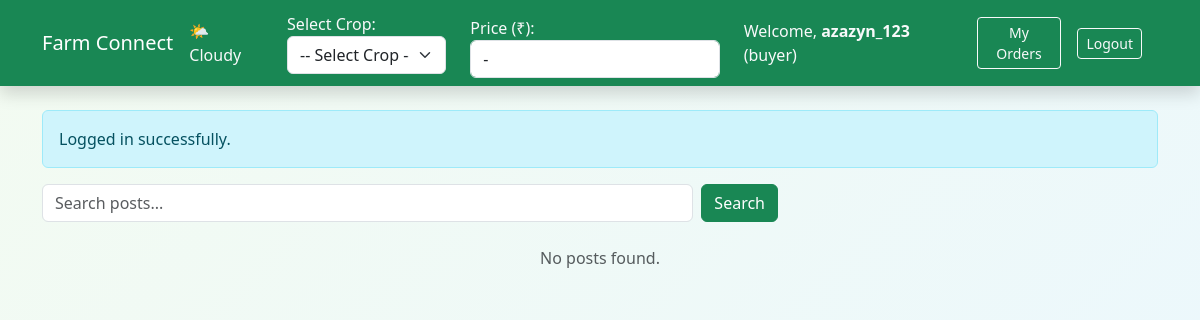
The page /index.php (signed in) on the database its author committed.
### tables this page shows
CREATE TABLE `weather_market` (
  `id` int(11) NOT NULL,
  `weather` varchar(100) DEFAULT NULL,
  `updated_at` timestamp NOT NULL DEFAULT current_timestamp() ON UPDATE current_timestamp(),
  `crop_prices` longtext NOT NULL
);

CREATE TABLE `users` (
  `id` int(11) NOT NULL,
  `username` varchar(50) DEFAULT NULL,
  `email` varchar(100) DEFAULT NULL,
  `password` varchar(255) DEFAULT NULL,
  `role` enum('buyer','farmer') DEFAULT NULL,
  `phone` varchar(20) DEFAULT NULL,
  `city` varchar(100) DEFAULT NULL,
  `created_at` timestamp NOT NULL DEFAULT current_timestamp()
);

### index.php (the view, shortened to what this page needs)
<?php
require 'db_connection.php';
function flash($msg = null) {
if (isset($_SESSION['flash'])) { $m = $_SESSION['flash']; unset($_SESSION['flash']); return $m; }
return null;
}
function sanitize($s) { return htmlspecialchars($s ?? '', ENT_QUOTES, 'UTF-8'); }
function current_user() {
global $conn;
if (isset($_SESSION['user_id'])) {
$id = intval($_SESSION['user_id']);
$stmt = $conn->prepare("SELECT id, username, email, role, phone, city, created_at FROM users WHERE id = ?");
$stmt->bind_param("i",$id);
$stmt->execute();
$res = $stmt->get_result();
if ($res && $res->num_rows === 1) return $res->fetch_assoc();
}
return null;
}
function csrf_token() {
return $_SESSION['csrf_token'];
}
function get_weather_market() {
global $conn;
$res = $conn->query("SELECT weather, crop_prices FROM weather_market ORDER BY updated_at DESC LIMIT 1");
return $res->fetch_assoc() ?? ['weather' => 'N/A', 'crop_prices' => '{}'];
}
$user = current_user();
$msg = flash();
$csrf = csrf_token();
$weather_market = get_weather_market();
$search = trim($_GET['search'] ?? '');
if ($search !== '') {
$search_sql = "%$search%";
$stmt = $conn->prepare("
SELECT p.*, u.username AS farmer_name
FROM posts p
JOIN users u ON p.farmer_id = u.id
WHERE p.title LIKE ? OR p.content LIKE ? OR p.crop_name LIKE ?
ORDER BY p.created_at DESC
");
$stmt->bind_param("sss", $search_sql, $search_sql, $search_sql);
$stmt->execute();
$posts = $stmt->get_result();
$stmt->close();
} else {
$posts = $conn->query("SELECT p.*, u.username AS farmer_name FROM posts p JOIN users u ON p.farmer_id = u.id ORDER BY p.created_at DESC");
}
?>
<!DOCTYPE html>
<html lang="en">
<head>
<link href="https://cdn.jsdelivr.net/npm/bootstrap@5.3.0/dist/css/bootstrap.min.css" rel="stylesheet"/>
</head>
<body>
<nav class="navbar navbar-expand-lg navbar-dark bg-success sticky-top shadow">
<div class="container">
<a class="navbar-brand" href="index.php">Farm Connect</a>
<div class="ms-auto d-flex align-items-center gap-3 text-light">
<?php if ($user): ?>
<div class="me-2">🌤️ <?=sanitize($weather_market['weather'])?> </div>
<div class="me-2">
<label for="farmer_crop">Select Crop:</label>
<select id="farmer_crop" class="form-select" onchange="updatePrice()">
<option value="">-- Select Crop --</option>
</select>
</div>
<div class="me-2 mt-2">
<label for="crop_price">Price (₹):</label>
<input type="text" id="crop_price" class="form-control" readonly>
</div>
<div>Welcome, <strong><?=sanitize($user['username'])?></strong> (<?=sanitize($user['role'])?>)</div>
<?php if ($user['role'] === 'buyer'): ?>
<button class="btn btn-outline-light btn-sm" data-bs-toggle="offcanvas" data-bs-target="#ordersPanel" aria-controls="ordersPanel">My Orders</button>
<?php endif; ?>
<a href="index.php?logout=1" class="btn btn-outline-light btn-sm" aria-label="Logout">Logout</a>
<?php else: ?>
<button class="btn btn-outline-light btn-sm" data-bs-toggle="modal" data-bs-target="#loginModal" aria-label="Login">Login</button>
<button class="btn btn-outline-light btn-sm" data-bs-toggle="modal" data-bs-target="#registerModal" aria-label="Register">Register</button>
<?php endif; ?>
</div>
</div>
</nav>
<div class="container my-4 flex-grow-1">
<?php if ($msg): ?>
<div class="alert alert-info fade-in"><?=sanitize($msg)?></div>
<?php endif; ?>
<?php if (!$user): ?>
<div class="text-center my-5">
<h1 class="mb-3">Welcome to Farm Connect</h1>
<p class="lead">Find fresh produce from local farmers — or sell your harvest easily.</p>
<button class="btn btn-success btn-lg mx-2" data-bs-toggle="modal" data-bs-target="#registerModal">Register</button>
<button class="btn btn-outline-success btn-lg mx-2" data-bs-toggle="modal" data-bs-target="#loginModal">Login</button>
</div>
<?php else: ?>
<div class="row mb-4 align-items-center">
<div class="col-md-8 mb-2 mb-md-0">
<form method="get" class="d-flex" role="search" aria-label="Search posts">
<input type="search" name="search" class="form-control" placeholder="Search posts..." value="<?=sanitize($search)?>" />
<button class="btn btn-success ms-2" type="submit">Search</button>
</form>
</div>
</div>
<div class="row gy-4">
<?php if ($posts && $posts->num_rows > 0): ?>
<?php while ($post = $posts->fetch_assoc()): ?>
<?php $pid = (int)$post['id']; ?>
<div class="col-md-6 col-lg-4 fade-in">
<div class="card h-100 shadow-sm">
<?php if (!empty($post['image']) && file_exists(__DIR__ . "/uploads/" . $post['image'])): ?>
<center><img src="uploads/<?=sanitize($post['image'])?>" class="uploads-thumb card-img-top" alt="Post image" /></center>
<?php else: ?>
<img src="https://via.placeholder.com/400x200?text=No+Image" class="card-img-top" alt="No image" />
<?php endif; ?>
<div class="card-body d-flex flex-column">
<h5 class="card-title"><?=sanitize($post['title'] ?? $post['crop_name'])?></h5>
<small class="text-muted">By <?=sanitize($post['farmer_name'])?> on <?=sanitize($post['created_at'])?></small>
<p class="card-text mt-2"><?=nl2br(sanitize($post['content']))?></p>
<div><strong>Average Rating:</strong> <?=avg_rating($post['id'])?></div>
<hr class="my-2" />
<div style="flex-grow:1; overflow-y:auto; max-height:140px;">
<h6>Comments:</h6>
<?php
$comments = comments_for_post($post['id']);
if (!$comments || $comments->num_rows === 0) {
echo "<p><em>No comments yet.</em></p>";
} else {
while ($cm = $comments->fetch_assoc()) {
echo "<p><strong>" . sanitize($cm['username']) . ":</strong> " . sanitize($cm['comment']) . "<br><small class='text-muted'>" . sanitize($cm['created_at']) . "</small></p>";
}
}
?>
</div>
<?php if ($user['role'] === 'buyer'): ?>
<form method="post" class="mt-3">
<input type="hidden" name="csrf_token" value="<?=sanitize($csrf)?>" />
<input type="hidden" name="post_id" value="<?=sanitize($pid)?>" />
<div class="mb-2">
<label for="post_rating_<?=$pid?>" class="form-label">Your Rating:</label>
<select name="post_rating" id="post_rating_<?=$pid?>" class="form-select form-select-sm" required>
<?php
$userRate = user_rating($user['id'], $post['id']);
for($i=5; $i>=1; $i--) {
$sel = ($userRate == $i) ? "selected" : "";
echo "<option value='$i' $sel>$i star" . ($i > 1 ? 's' : '') . "</option>";
}
?>
</select>
</div>
<div class="mb-2">
<label for="comment_<?=$pid?>" class="form-label">Comment:</label>
<textarea name="comment" id="comment_<?=$pid?>" class="form-control form-control-sm" rows="2" placeholder="Leave a comment..."></textarea>
</div>
<button type="submit" name="submit_review" class="btn btn-sm btn-outline-success">Submit Review</button>
</form>
<?php if ($post['farmer_id'] != $user['id']): ?>
<form method="post" class="mt-3 d-inline">
<input type="hidden" name="csrf_token" value="<?=sanitize($csrf)?>" />
<input type="hidden" name="post_id" value="<?=sanitize($pid)?>" />
<?php
$status = has_contact_request($user['id'], $post['id']);
if ($status === false) {
echo '<button type="submit" name="contact_post" class="btn btn-sm btn-success">Request Contact</button>';
} elseif ($status === 'pending') {
echo '<button disabled class="btn btn-sm btn-warning">Contact Request Pending</button>';
} elseif ($status === 'accepted') {
$stmt_farmer = $conn->prepare("SELECT username, phone, email, city FROM users WHERE id = ?");
$stmt_farmer->bind_param("i", $post['farmer_id']);
$stmt_farmer->execute();
$contact = $stmt_farmer->get_result()->fetch_assoc();
$stmt_farmer->close();
echo '<button type="button" class="btn btn-success btn-sm show-contact" data-post="'. $pid .'">Contact Accepted ✓ (Click to show)</button>';
echo '<div id="farmerContact-'. $pid .'" class="alert alert-info mt-2 contact-block" style="display:none;">';
echo '<button type="button" class="close-contact" aria-label="Close">&times;</button>';
echo '<strong>Farmer Info:</strong><br>';
echo 'Name: ' . sanitize($contact['username'] ?? 'N/A') . '<br>';
echo 'Phone: ' . sanitize($contact['phone'] ?? 'N/A') . '<br>';
echo 'Email: ' . sanitize($contact['email'] ?? 'N/A') . '<br>';
echo 'City: ' . sanitize($contact['city'] ?? 'N/A') . '<br>';
echo '</div>';
} elseif ($status === 'rejected') {
echo '<button disabled class="btn btn-sm btn-danger">Contact Request Rejected</button>';
}
?>
</form>
<?php if ($status === 'accepted'): ?>
<button class="btn btn-sm btn-primary ms-2" data-bs-toggle="offcanvas" data-bs-target="#orderPanel" aria-controls="orderPanel" data-post-id="<?= $pid ?>" data-post-title="<?= sanitize($post['title']) ?>" data-post-price="<?= $post['price'] ?>" data-post-quantity="<?= $post['quantity'] ?>">Place Order</button>
<?php endif; ?>
<?php endif; ?>
<?php endif; ?>
</div>
</div>
</div>
<?php endwhile; ?>
<?php else: ?>
<p class="text-center text-muted">No posts found.</p>
<?php endif; ?>
</div>
<?php endif; ?>
</div>
</body>
</html>

### index.php (style rules this page uses)
body { background: linear-gradient(135deg,#f3fbf1,#eaf7ff); min-height:100vh; display:flex; flex-direction:column; }
.fade-in { animation: fadeIn 0.6s ease forwards; }

### rows shown on the page
weather_market: weather "Cloudy"
users: username "azazyn_123", role "buyer"

### other values the page prints
$msg "Logged in successfully."
